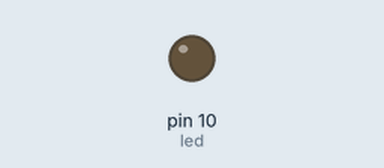
Bench run of a sketch on a simulated Arduino Uno, built with avr-gcc and run on an emulated ATmega328P. Shown: output pins drawn as LEDs (lit = HIGH).

Above: at 0.08 s.
At 0.41 s:
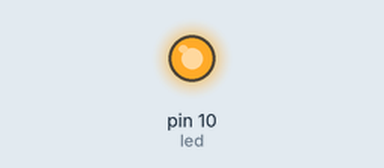
Timing chart, 0 to 3.0 s (numbered marks = the images above):
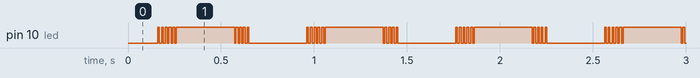

Measured:
- by itself, pin 10 (led): repeats every 0.80 s: 4 × (LOW 0.01 s, HIGH 0.01 s), LOW 0.01 s, HIGH 0.31 s, 4 × (LOW 0.01 s, HIGH 0.01 s), LOW 0.31 s, HIGH 0.01 s

The sketch:

Device_Led_test.ino
```cpp
int led = 10;
int IR_sensor = 11;

void setup()
{
  pinMode(led, OUTPUT);
  pinMode(IR_sensor, INPUT);
}

void loop()
{
  int i;
  //if(digitalRead(IR_sensor)==1) {
    for(i=0;i<20;++i) {
      digitalWrite(led, HIGH);
      delay(i);
      digitalWrite(led, LOW);
      delay(20-i);
    }
    for(i=20;i>0;--i) {
      digitalWrite(led, HIGH);
      delay(i);
      digitalWrite(led, LOW);
      delay(20-i);
    }
  //}
}
```
